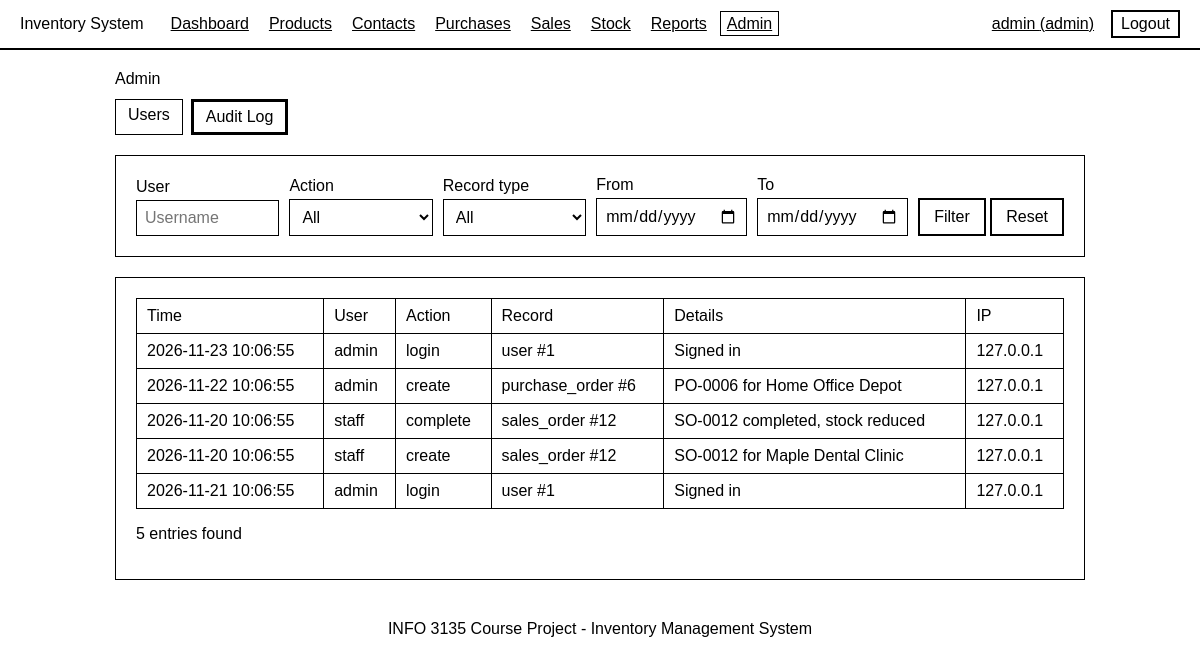
The app's page /pages/admin.php?show=audit (signed in) with its own data.
### tables this page shows
CREATE TABLE audit_log (
    log_id        INT AUTO_INCREMENT PRIMARY KEY,
    user_id       INT NULL,
    username      VARCHAR(15) NOT NULL DEFAULT '',
    action        VARCHAR(30) NOT NULL,
    entity        VARCHAR(30) NOT NULL DEFAULT '',
    entity_id     INT NULL,
    details       VARCHAR(255) NOT NULL DEFAULT '',
    ip            VARCHAR(45) NOT NULL DEFAULT '',
    created_at    TIMESTAMP NOT NULL DEFAULT CURRENT_TIMESTAMP,
    FOREIGN KEY (user_id) REFERENCES users(user_id) ON DELETE SET NULL,
    INDEX (created_at)
);

### includes/functions.php (called while the page is built, shortened)
<?php
require_once __DIR__ . "/layout.php";
function h($text) {
    return htmlspecialchars((string) $text, ENT_QUOTES, "UTF-8");
}
function get($name) {
    $value = $_GET[$name] ?? "";
    return is_string($value) ? trim($value) : "";
}
function valid_date($text) {
    $date = DateTime::createFromFormat("Y-m-d", $text);
    return $date && $date->format("Y-m-d") === $text;
}
function paging($total, $perPage) {
    $pages = max(1, (int) ceil($total / $perPage));
    $page = min(max(1, (int) get("page")), $pages);
    return [$page, $pages, ($page - 1) * $perPage];
}

### pages/admin.php (the view, shortened to what this page needs)
<?php
require_once "../includes/functions.php";
$showAudit = get("show") == "audit";
if ($showAudit) {
    $user = get("user");
    $from = valid_date(get("from")) ? get("from") : "";
    $to = valid_date(get("to")) ? get("to") : "";
    $where = [];
    $params = [];
    $whereSql = $where ? "WHERE " . implode(" AND ", $where) : "";
    $perPage = 20;
    $stmt = $pdo->prepare("SELECT COUNT(*) FROM audit_log $whereSql");
    $stmt->execute($params);
    $total = (int) $stmt->fetchColumn();
    [$page, $pages, $offset] = paging($total, $perPage);
    $stmt = $pdo->prepare("SELECT created_at, username, action, entity, entity_id, details, ip
                           FROM audit_log $whereSql ORDER BY log_id DESC LIMIT $perPage OFFSET $offset");
    $stmt->execute($params);
    $rows = $stmt->fetchAll();
} else {
    $users = $pdo->query("SELECT user_id, username, email, role, is_active, last_login, created_at,
                                 locked_until > NOW() AS locked_now
                          FROM users ORDER BY username")->fetchAll();
}
?>
<h1>Admin</h1>
<div class="tabs">
    <a href="admin.php"<?= $showAudit ? "" : ' class="current"' ?>>Users</a>
    <a href="admin.php?show=audit"<?= $showAudit ? ' class="current"' : "" ?>>Audit Log</a>
</div>
<?php if ($showAudit): ?>
<div class="card">
    <form method="get" action="admin.php" class="filters filters-6">
        <div class="field">
            <label for="user">User</label>
            <input type="text" id="user" name="user" value="<?= h($user) ?>" placeholder="Username">
        </div>
        <div class="field">
            <label for="action">Action</label>
            <select id="action" name="action">
                <option value="">All</option>
            </select>
        </div>
        <div class="field">
            <label for="entity">Record type</label>
            <select id="entity" name="entity">
                <option value="">All</option>
            </select>
        </div>
        <div class="field">
            <label for="from">From</label>
            <input type="date" id="from" name="from" value="<?= h($from) ?>">
        </div>
        <div class="field">
            <label for="to">To</label>
            <input type="date" id="to" name="to" value="<?= h($to) ?>">
        </div>
        <div>
            <button type="submit" class="btn">Filter</button>
            <a href="admin.php?show=audit" class="btn light">Reset</a>
        </div>
    </form>
</div>
<div class="card">
    <div class="table-wrap">
        <table>
            <tr><th>Time</th><th>User</th><th>Action</th><th>Record</th><th>Details</th><th class="hide-sm">IP</th></tr>
            <?php foreach ($rows as $r): ?>
                <tr>
                    <td><?= h($r["created_at"]) ?></td>
                    <td><?= h($r["username"]) ?></td>
                    <td><?= h($r["action"]) ?></td>
                    <td><?= h($r["entity"] . ($r["entity_id"] ? " #" . $r["entity_id"] : "")) ?></td>
                    <td><?= h($r["details"]) ?></td>
                    <td class="hide-sm"><?= h($r["ip"]) ?></td>
                </tr>
            <?php endforeach; ?>
        </table>
    </div>
    <p><?= h($total) ?> entr<?= $total == 1 ? "y" : "ies" ?> found</p>
</div>
<?php endif; ?>

### assets/css/style.css (style rules this page uses)
* { font: 16px Arial, sans-serif; box-sizing: border-box; }
body { margin: 0; }
a { color: black; }
.card { border: 1px solid black; padding: 20px; margin-bottom: 20px; }
h1, h2 { margin-top: 0; }
form { margin: 0; }
.field { margin-bottom: 14px; }
label { display: block; margin-bottom: 4px; }
input, select, textarea { width: 100%; padding: 8px; border: 1px solid black; background: white; }
.filters { display: grid; grid-template-columns: 2fr 1fr 1fr auto auto; gap: 10px; align-items: end; }
.filters .field { margin: 0; }
.filters-6 { grid-template-columns: repeat(5, 1fr) auto; }
.tabs { display: flex; flex-wrap: wrap; gap: 8px; margin-bottom: 20px; }
.tabs a { padding: 6px 12px; border: 1px solid black; text-decoration: none; }
.tabs a.current { border-width: 3px; }
.btn, button { display: inline-block; padding: 8px 14px; border: 2px solid black; background: white; color: black; text-decoration: none; cursor: pointer; }
.table-wrap { overflow-x: auto; }
table { width: 100%; border-collapse: collapse; }
th, td { padding: 8px 10px; border: 1px solid black; text-align: left; }

### records on screen
audit_log: created_at "2026-11-23 10:06:55", username "admin", action "login", entity+entity "user #1", details "Signed in", ip "127.0.0.1"
audit_log: created_at "2026-11-22 10:06:55", username "admin", action "create", entity+entity "purchase_order #6", details "PO-0006 for Home Office Depot", ip "127.0.0.1"
audit_log: created_at "2026-11-20 10:06:55", username "staff", action "complete", entity+entity "sales_order #12", details "SO-0012 completed, stock reduced", ip "127.0.0.1"
audit_log: created_at "2026-11-20 10:06:55", username "staff", action "create", entity+entity "sales_order #12", details "SO-0012 for Maple Dental Clinic", ip "127.0.0.1"
audit_log: created_at "2026-11-21 10:06:55", username "admin", action "login", entity+entity "user #1", details "Signed in", ip "127.0.0.1"

### other values on screen
$label "Dashboard Products Contacts Purchases Sales Stock Reports Admin"
$_SESSION["username"] "admin"
$_SESSION["role"] "admin"
$total "5"
